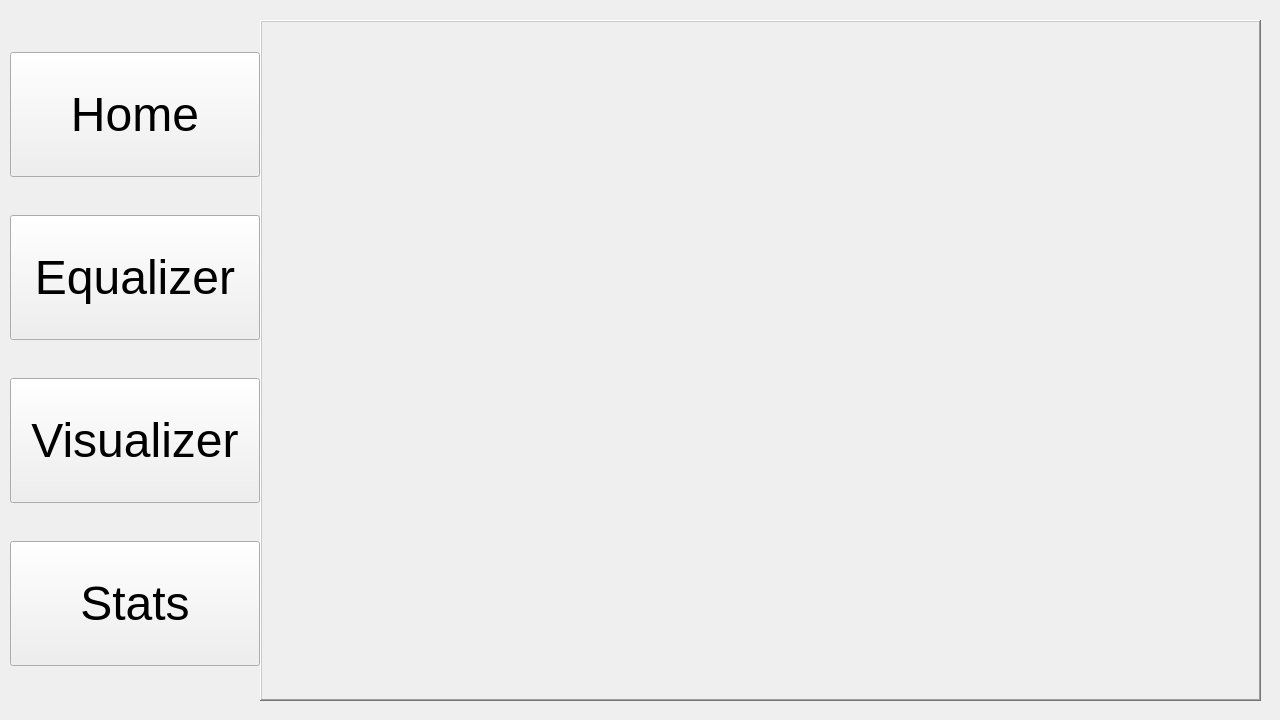
<?xml version="1.0" encoding="UTF-8"?>
<ui version="4.0">
 <class>MainWindow</class>
 <widget class="QMainWindow" name="MainWindow">
  <property name="geometry">
   <rect>
    <x>0</x>
    <y>0</y>
    <width>1280</width>
    <height>720</height>
   </rect>
  </property>
  <property name="palette">
   <palette>
    <active>
     <colorrole role="WindowText">
      <brush brushstyle="SolidPattern">
       <color alpha="255">
        <red>0</red>
        <green>0</green>
        <blue>0</blue>
       </color>
      </brush>
     </colorrole>
     <colorrole role="Button">
      <brush brushstyle="SolidPattern">
       <color alpha="255">
        <red>154</red>
        <green>153</green>
        <blue>150</blue>
       </color>
      </brush>
     </colorrole>
     <colorrole role="Light">
      <brush brushstyle="SolidPattern">
       <color alpha="255">
        <red>231</red>
        <green>230</green>
        <blue>225</blue>
       </color>
      </brush>
     </colorrole>
     <colorrole role="Midlight">
      <brush brushstyle="SolidPattern">
       <color alpha="255">
        <red>192</red>
        <green>191</green>
        <blue>187</blue>
       </color>
      </brush>
     </colorrole>
     <colorrole role="Dark">
      <brush brushstyle="SolidPattern">
       <color alpha="255">
        <red>77</red>
        <green>77</green>
        <blue>75</blue>
       </color>
      </brush>
     </colorrole>
     <colorrole role="Mid">
      <brush brushstyle="SolidPattern">
       <color alpha="255">
        <red>103</red>
        <green>102</green>
        <blue>100</blue>
       </color>
      </brush>
     </colorrole>
     <colorrole role="Text">
      <brush brushstyle="SolidPattern">
       <color alpha="255">
        <red>0</red>
        <green>0</green>
        <blue>0</blue>
       </color>
      </brush>
     </colorrole>
     <colorrole role="BrightText">
      <brush brushstyle="SolidPattern">
       <color alpha="255">
        <red>255</red>
        <green>255</green>
        <blue>255</blue>
       </color>
      </brush>
     </colorrole>
     <colorrole role="ButtonText">
      <brush brushstyle="SolidPattern">
       <color alpha="255">
        <red>0</red>
        <green>0</green>
        <blue>0</blue>
       </color>
      </brush>
     </colorrole>
     <colorrole role="Base">
      <brush brushstyle="SolidPattern">
       <color alpha="255">
        <red>255</red>
        <green>255</green>
        <blue>255</blue>
       </color>
      </brush>
     </colorrole>
     <colorrole role="Window">
      <brush brushstyle="SolidPattern">
       <color alpha="255">
        <red>154</red>
        <green>153</green>
        <blue>150</blue>
       </color>
      </brush>
     </colorrole>
     <colorrole role="Shadow">
      <brush brushstyle="SolidPattern">
       <color alpha="255">
        <red>0</red>
        <green>0</green>
        <blue>0</blue>
       </color>
      </brush>
     </colorrole>
     <colorrole role="AlternateBase">
      <brush brushstyle="SolidPattern">
       <color alpha="255">
        <red>204</red>
        <green>204</green>
        <blue>202</blue>
       </color>
      </brush>
     </colorrole>
     <colorrole role="ToolTipBase">
      <brush brushstyle="SolidPattern">
       <color alpha="255">
        <red>255</red>
        <green>255</green>
        <blue>220</blue>
       </color>
      </brush>
     </colorrole>
     <colorrole role="ToolTipText">
      <brush brushstyle="SolidPattern">
       <color alpha="255">
        <red>0</red>
        <green>0</green>
        <blue>0</blue>
       </color>
      </brush>
     </colorrole>
     <colorrole role="PlaceholderText">
      <brush brushstyle="SolidPattern">
       <color alpha="127">
        <red>0</red>
        <green>0</green>
        <blue>0</blue>
       </color>
      </brush>
     </colorrole>
    </active>
    <inactive>
     <colorrole role="WindowText">
      <brush brushstyle="SolidPattern">
       <color alpha="255">
        <red>0</red>
        <green>0</green>
        <blue>0</blue>
       </color>
      </brush>
     </colorrole>
     <colorrole role="Button">
      <brush brushstyle="SolidPattern">
       <color alpha="255">
        <red>239</red>
        <green>239</green>
        <blue>239</blue>
       </color>
      </brush>
     </colorrole>
     <colorrole role="Light">
      <brush brushstyle="SolidPattern">
       <color alpha="255">
        <red>255</red>
        <green>255</green>
        <blue>255</blue>
       </color>
      </brush>
     </colorrole>
     <colorrole role="Midlight">
      <brush brushstyle="SolidPattern">
       <color alpha="255">
        <red>202</red>
        <green>202</green>
        <blue>202</blue>
       </color>
      </brush>
     </colorrole>
     <colorrole role="Dark">
      <brush brushstyle="SolidPattern">
       <color alpha="255">
        <red>159</red>
        <green>159</green>
        <blue>159</blue>
       </color>
      </brush>
     </colorrole>
     <colorrole role="Mid">
      <brush brushstyle="SolidPattern">
       <color alpha="255">
        <red>184</red>
        <green>184</green>
        <blue>184</blue>
       </color>
      </brush>
     </colorrole>
     <colorrole role="Text">
      <brush brushstyle="SolidPattern">
       <color alpha="255">
        <red>0</red>
        <green>0</green>
        <blue>0</blue>
       </color>
      </brush>
     </colorrole>
     <colorrole role="BrightText">
      <brush brushstyle="SolidPattern">
       <color alpha="255">
        <red>255</red>
        <green>255</green>
        <blue>255</blue>
       </color>
      </brush>
     </colorrole>
     <colorrole role="ButtonText">
      <brush brushstyle="SolidPattern">
       <color alpha="255">
        <red>0</red>
        <green>0</green>
        <blue>0</blue>
       </color>
      </brush>
     </colorrole>
     <colorrole role="Base">
      <brush brushstyle="SolidPattern">
       <color alpha="255">
        <red>255</red>
        <green>255</green>
        <blue>255</blue>
       </color>
      </brush>
     </colorrole>
     <colorrole role="Window">
      <brush brushstyle="SolidPattern">
       <color alpha="255">
        <red>239</red>
        <green>239</green>
        <blue>239</blue>
       </color>
      </brush>
     </colorrole>
     <colorrole role="Shadow">
      <brush brushstyle="SolidPattern">
       <color alpha="255">
        <red>118</red>
        <green>118</green>
        <blue>118</blue>
       </color>
      </brush>
     </colorrole>
     <colorrole role="AlternateBase">
      <brush brushstyle="SolidPattern">
       <color alpha="255">
        <red>247</red>
        <green>247</green>
        <blue>247</blue>
       </color>
      </brush>
     </colorrole>
     <colorrole role="ToolTipBase">
      <brush brushstyle="SolidPattern">
       <color alpha="255">
        <red>255</red>
        <green>255</green>
        <blue>220</blue>
       </color>
      </brush>
     </colorrole>
     <colorrole role="ToolTipText">
      <brush brushstyle="SolidPattern">
       <color alpha="255">
        <red>0</red>
        <green>0</green>
        <blue>0</blue>
       </color>
      </brush>
     </colorrole>
     <colorrole role="PlaceholderText">
      <brush brushstyle="SolidPattern">
       <color alpha="128">
        <red>0</red>
        <green>0</green>
        <blue>0</blue>
       </color>
      </brush>
     </colorrole>
    </inactive>
    <disabled>
     <colorrole role="WindowText">
      <brush brushstyle="SolidPattern">
       <color alpha="255">
        <red>77</red>
        <green>77</green>
        <blue>75</blue>
       </color>
      </brush>
     </colorrole>
     <colorrole role="Button">
      <brush brushstyle="SolidPattern">
       <color alpha="255">
        <red>154</red>
        <green>153</green>
        <blue>150</blue>
       </color>
      </brush>
     </colorrole>
     <colorrole role="Light">
      <brush brushstyle="SolidPattern">
       <color alpha="255">
        <red>231</red>
        <green>230</green>
        <blue>225</blue>
       </color>
      </brush>
     </colorrole>
     <colorrole role="Midlight">
      <brush brushstyle="SolidPattern">
       <color alpha="255">
        <red>192</red>
        <green>191</green>
        <blue>187</blue>
       </color>
      </brush>
     </colorrole>
     <colorrole role="Dark">
      <brush brushstyle="SolidPattern">
       <color alpha="255">
        <red>77</red>
        <green>77</green>
        <blue>75</blue>
       </color>
      </brush>
     </colorrole>
     <colorrole role="Mid">
      <brush brushstyle="SolidPattern">
       <color alpha="255">
        <red>103</red>
        <green>102</green>
        <blue>100</blue>
       </color>
      </brush>
     </colorrole>
     <colorrole role="Text">
      <brush brushstyle="SolidPattern">
       <color alpha="255">
        <red>77</red>
        <green>77</green>
        <blue>75</blue>
       </color>
      </brush>
     </colorrole>
     <colorrole role="BrightText">
      <brush brushstyle="SolidPattern">
       <color alpha="255">
        <red>255</red>
        <green>255</green>
        <blue>255</blue>
       </color>
      </brush>
     </colorrole>
     <colorrole role="ButtonText">
      <brush brushstyle="SolidPattern">
       <color alpha="255">
        <red>77</red>
        <green>77</green>
        <blue>75</blue>
       </color>
      </brush>
     </colorrole>
     <colorrole role="Base">
      <brush brushstyle="SolidPattern">
       <color alpha="255">
        <red>154</red>
        <green>153</green>
        <blue>150</blue>
       </color>
      </brush>
     </colorrole>
     <colorrole role="Window">
      <brush brushstyle="SolidPattern">
       <color alpha="255">
        <red>154</red>
        <green>153</green>
        <blue>150</blue>
       </color>
      </brush>
     </colorrole>
     <colorrole role="Shadow">
      <brush brushstyle="SolidPattern">
       <color alpha="255">
        <red>177</red>
        <green>177</green>
        <blue>177</blue>
       </color>
      </brush>
     </colorrole>
     <colorrole role="AlternateBase">
      <brush brushstyle="SolidPattern">
       <color alpha="255">
        <red>247</red>
        <green>247</green>
        <blue>247</blue>
       </color>
      </brush>
     </colorrole>
     <colorrole role="ToolTipBase">
      <brush brushstyle="SolidPattern">
       <color alpha="255">
        <red>255</red>
        <green>255</green>
        <blue>220</blue>
       </color>
      </brush>
     </colorrole>
     <colorrole role="ToolTipText">
      <brush brushstyle="SolidPattern">
       <color alpha="255">
        <red>0</red>
        <green>0</green>
        <blue>0</blue>
       </color>
      </brush>
     </colorrole>
     <colorrole role="PlaceholderText">
      <brush brushstyle="SolidPattern">
       <color alpha="128">
        <red>0</red>
        <green>0</green>
        <blue>0</blue>
       </color>
      </brush>
     </colorrole>
    </disabled>
   </palette>
  </property>
  <property name="windowTitle">
   <string>BadMouth</string>
  </property>
  <property name="animated">
   <bool>false</bool>
  </property>
  <widget class="QWidget" name="centralwidget">
   <widget class="QWidget" name="verticalLayoutWidget">
    <property name="geometry">
     <rect>
      <x>10</x>
      <y>20</y>
      <width>268</width>
      <height>681</height>
     </rect>
    </property>
    <layout class="QVBoxLayout" name="verticalLayout_buttons">
     <item>
      <widget class="QPushButton" name="pushButton_home">
       <property name="sizePolicy">
        <sizepolicy hsizetype="Minimum" vsizetype="Minimum">
         <horstretch>0</horstretch>
         <verstretch>0</verstretch>
        </sizepolicy>
       </property>
       <property name="maximumSize">
        <size>
         <width>250</width>
         <height>125</height>
        </size>
       </property>
       <property name="baseSize">
        <size>
         <width>0</width>
         <height>0</height>
        </size>
       </property>
       <property name="font">
        <font>
         <family>Ubuntu</family>
         <pointsize>36</pointsize>
         <bold>false</bold>
         <stylestrategy>PreferDefault</stylestrategy>
         <kerning>true</kerning>
        </font>
       </property>
       <property name="autoFillBackground">
        <bool>false</bool>
       </property>
       <property name="text">
        <string>Home</string>
       </property>
       <property name="default">
        <bool>false</bool>
       </property>
      </widget>
     </item>
     <item>
      <widget class="QPushButton" name="pushButton_eq">
       <property name="sizePolicy">
        <sizepolicy hsizetype="Minimum" vsizetype="Minimum">
         <horstretch>0</horstretch>
         <verstretch>0</verstretch>
        </sizepolicy>
       </property>
       <property name="maximumSize">
        <size>
         <width>250</width>
         <height>125</height>
        </size>
       </property>
       <property name="baseSize">
        <size>
         <width>0</width>
         <height>0</height>
        </size>
       </property>
       <property name="font">
        <font>
         <family>Ubuntu</family>
         <pointsize>36</pointsize>
         <bold>false</bold>
         <stylestrategy>PreferDefault</stylestrategy>
         <kerning>true</kerning>
        </font>
       </property>
       <property name="autoFillBackground">
        <bool>false</bool>
       </property>
       <property name="text">
        <string>Equalizer</string>
       </property>
      </widget>
     </item>
     <item>
      <widget class="QPushButton" name="pushButton_vis">
       <property name="sizePolicy">
        <sizepolicy hsizetype="Minimum" vsizetype="Minimum">
         <horstretch>0</horstretch>
         <verstretch>0</verstretch>
        </sizepolicy>
       </property>
       <property name="maximumSize">
        <size>
         <width>250</width>
         <height>125</height>
        </size>
       </property>
       <property name="baseSize">
        <size>
         <width>0</width>
         <height>0</height>
        </size>
       </property>
       <property name="font">
        <font>
         <family>Ubuntu</family>
         <pointsize>36</pointsize>
         <bold>false</bold>
         <stylestrategy>PreferDefault</stylestrategy>
         <kerning>true</kerning>
        </font>
       </property>
       <property name="autoFillBackground">
        <bool>false</bool>
       </property>
       <property name="text">
        <string>Visualizer</string>
       </property>
      </widget>
     </item>
     <item>
      <widget class="QPushButton" name="pushButton_stats">
       <property name="sizePolicy">
        <sizepolicy hsizetype="Minimum" vsizetype="Minimum">
         <horstretch>0</horstretch>
         <verstretch>0</verstretch>
        </sizepolicy>
       </property>
       <property name="maximumSize">
        <size>
         <width>250</width>
         <height>125</height>
        </size>
       </property>
       <property name="baseSize">
        <size>
         <width>0</width>
         <height>0</height>
        </size>
       </property>
       <property name="font">
        <font>
         <family>Ubuntu</family>
         <pointsize>36</pointsize>
         <bold>false</bold>
         <stylestrategy>PreferDefault</stylestrategy>
         <kerning>true</kerning>
        </font>
       </property>
       <property name="autoFillBackground">
        <bool>false</bool>
       </property>
       <property name="text">
        <string>Stats</string>
       </property>
      </widget>
     </item>
    </layout>
   </widget>
   <widget class="QFrame" name="frame_content">
    <property name="geometry">
     <rect>
      <x>260</x>
      <y>20</y>
      <width>1001</width>
      <height>681</height>
     </rect>
    </property>
    <property name="palette">
     <palette>
      <active>
       <colorrole role="WindowText">
        <brush brushstyle="SolidPattern">
         <color alpha="255">
          <red>0</red>
          <green>0</green>
          <blue>0</blue>
         </color>
        </brush>
       </colorrole>
       <colorrole role="Button">
        <brush brushstyle="SolidPattern">
         <color alpha="255">
          <red>154</red>
          <green>153</green>
          <blue>150</blue>
         </color>
        </brush>
       </colorrole>
       <colorrole role="Light">
        <brush brushstyle="SolidPattern">
         <color alpha="255">
          <red>231</red>
          <green>230</green>
          <blue>225</blue>
         </color>
        </brush>
       </colorrole>
       <colorrole role="Midlight">
        <brush brushstyle="SolidPattern">
         <color alpha="255">
          <red>192</red>
          <green>191</green>
          <blue>187</blue>
         </color>
        </brush>
       </colorrole>
       <colorrole role="Dark">
        <brush brushstyle="SolidPattern">
         <color alpha="255">
          <red>77</red>
          <green>77</green>
          <blue>75</blue>
         </color>
        </brush>
       </colorrole>
       <colorrole role="Mid">
        <brush brushstyle="SolidPattern">
         <color alpha="255">
          <red>103</red>
          <green>102</green>
          <blue>100</blue>
         </color>
        </brush>
       </colorrole>
       <colorrole role="Text">
        <brush brushstyle="SolidPattern">
         <color alpha="255">
          <red>0</red>
          <green>0</green>
          <blue>0</blue>
         </color>
        </brush>
       </colorrole>
       <colorrole role="BrightText">
        <brush brushstyle="SolidPattern">
         <color alpha="255">
          <red>255</red>
          <green>255</green>
          <blue>255</blue>
         </color>
        </brush>
       </colorrole>
       <colorrole role="ButtonText">
        <brush brushstyle="SolidPattern">
         <color alpha="255">
          <red>0</red>
          <green>0</green>
          <blue>0</blue>
         </color>
        </brush>
       </colorrole>
       <colorrole role="Base">
        <brush brushstyle="SolidPattern">
         <color alpha="255">
          <red>255</red>
          <green>255</green>
          <blue>255</blue>
         </color>
        </brush>
       </colorrole>
       <colorrole role="Window">
        <brush brushstyle="SolidPattern">
         <color alpha="255">
          <red>154</red>
          <green>153</green>
          <blue>150</blue>
         </color>
        </brush>
       </colorrole>
       <colorrole role="Shadow">
        <brush brushstyle="SolidPattern">
         <color alpha="255">
          <red>0</red>
          <green>0</green>
          <blue>0</blue>
         </color>
        </brush>
       </colorrole>
       <colorrole role="AlternateBase">
        <brush brushstyle="SolidPattern">
         <color alpha="255">
          <red>204</red>
          <green>204</green>
          <blue>202</blue>
         </color>
        </brush>
       </colorrole>
       <colorrole role="ToolTipBase">
        <brush brushstyle="SolidPattern">
         <color alpha="255">
          <red>255</red>
          <green>255</green>
          <blue>220</blue>
         </color>
        </brush>
       </colorrole>
       <colorrole role="ToolTipText">
        <brush brushstyle="SolidPattern">
         <color alpha="255">
          <red>0</red>
          <green>0</green>
          <blue>0</blue>
         </color>
        </brush>
       </colorrole>
       <colorrole role="PlaceholderText">
        <brush brushstyle="SolidPattern">
         <color alpha="127">
          <red>0</red>
          <green>0</green>
          <blue>0</blue>
         </color>
        </brush>
       </colorrole>
      </active>
      <inactive>
       <colorrole role="WindowText">
        <brush brushstyle="SolidPattern">
         <color alpha="255">
          <red>0</red>
          <green>0</green>
          <blue>0</blue>
         </color>
        </brush>
       </colorrole>
       <colorrole role="Button">
        <brush brushstyle="SolidPattern">
         <color alpha="255">
          <red>239</red>
          <green>239</green>
          <blue>239</blue>
         </color>
        </brush>
       </colorrole>
       <colorrole role="Light">
        <brush brushstyle="SolidPattern">
         <color alpha="255">
          <red>255</red>
          <green>255</green>
          <blue>255</blue>
         </color>
        </brush>
       </colorrole>
       <colorrole role="Midlight">
        <brush brushstyle="SolidPattern">
         <color alpha="255">
          <red>202</red>
          <green>202</green>
          <blue>202</blue>
         </color>
        </brush>
       </colorrole>
       <colorrole role="Dark">
        <brush brushstyle="SolidPattern">
         <color alpha="255">
          <red>159</red>
          <green>159</green>
          <blue>159</blue>
         </color>
        </brush>
       </colorrole>
       <colorrole role="Mid">
        <brush brushstyle="SolidPattern">
         <color alpha="255">
          <red>184</red>
          <green>184</green>
          <blue>184</blue>
         </color>
        </brush>
       </colorrole>
       <colorrole role="Text">
        <brush brushstyle="SolidPattern">
         <color alpha="255">
          <red>0</red>
          <green>0</green>
          <blue>0</blue>
         </color>
        </brush>
       </colorrole>
       <colorrole role="BrightText">
        <brush brushstyle="SolidPattern">
         <color alpha="255">
          <red>255</red>
          <green>255</green>
          <blue>255</blue>
         </color>
        </brush>
       </colorrole>
       <colorrole role="ButtonText">
        <brush brushstyle="SolidPattern">
         <color alpha="255">
          <red>0</red>
          <green>0</green>
          <blue>0</blue>
         </color>
        </brush>
       </colorrole>
       <colorrole role="Base">
        <brush brushstyle="SolidPattern">
         <color alpha="255">
          <red>255</red>
          <green>255</green>
          <blue>255</blue>
         </color>
        </brush>
       </colorrole>
       <colorrole role="Window">
        <brush brushstyle="SolidPattern">
         <color alpha="255">
          <red>239</red>
          <green>239</green>
          <blue>239</blue>
         </color>
        </brush>
       </colorrole>
       <colorrole role="Shadow">
        <brush brushstyle="SolidPattern">
         <color alpha="255">
          <red>118</red>
          <green>118</green>
          <blue>118</blue>
         </color>
        </brush>
       </colorrole>
       <colorrole role="AlternateBase">
        <brush brushstyle="SolidPattern">
         <color alpha="255">
          <red>247</red>
          <green>247</green>
          <blue>247</blue>
         </color>
        </brush>
       </colorrole>
       <colorrole role="ToolTipBase">
        <brush brushstyle="SolidPattern">
         <color alpha="255">
          <red>255</red>
          <green>255</green>
          <blue>220</blue>
         </color>
        </brush>
       </colorrole>
       <colorrole role="ToolTipText">
        <brush brushstyle="SolidPattern">
         <color alpha="255">
          <red>0</red>
          <green>0</green>
          <blue>0</blue>
         </color>
        </brush>
       </colorrole>
       <colorrole role="PlaceholderText">
        <brush brushstyle="SolidPattern">
         <color alpha="128">
          <red>0</red>
          <green>0</green>
          <blue>0</blue>
         </color>
        </brush>
       </colorrole>
      </inactive>
      <disabled>
       <colorrole role="WindowText">
        <brush brushstyle="SolidPattern">
         <color alpha="255">
          <red>77</red>
          <green>77</green>
          <blue>75</blue>
         </color>
        </brush>
       </colorrole>
       <colorrole role="Button">
        <brush brushstyle="SolidPattern">
         <color alpha="255">
          <red>154</red>
          <green>153</green>
          <blue>150</blue>
         </color>
        </brush>
       </colorrole>
       <colorrole role="Light">
        <brush brushstyle="SolidPattern">
         <color alpha="255">
          <red>231</red>
          <green>230</green>
          <blue>225</blue>
         </color>
        </brush>
       </colorrole>
       <colorrole role="Midlight">
        <brush brushstyle="SolidPattern">
         <color alpha="255">
          <red>192</red>
          <green>191</green>
          <blue>187</blue>
         </color>
        </brush>
       </colorrole>
       <colorrole role="Dark">
        <brush brushstyle="SolidPattern">
         <color alpha="255">
          <red>77</red>
          <green>77</green>
          <blue>75</blue>
         </color>
        </brush>
       </colorrole>
       <colorrole role="Mid">
        <brush brushstyle="SolidPattern">
         <color alpha="255">
          <red>103</red>
          <green>102</green>
          <blue>100</blue>
         </color>
        </brush>
       </colorrole>
       <colorrole role="Text">
        <brush brushstyle="SolidPattern">
         <color alpha="255">
          <red>77</red>
          <green>77</green>
          <blue>75</blue>
         </color>
        </brush>
       </colorrole>
       <colorrole role="BrightText">
        <brush brushstyle="SolidPattern">
         <color alpha="255">
          <red>255</red>
          <green>255</green>
          <blue>255</blue>
         </color>
        </brush>
       </colorrole>
       <colorrole role="ButtonText">
        <brush brushstyle="SolidPattern">
         <color alpha="255">
          <red>77</red>
          <green>77</green>
          <blue>75</blue>
         </color>
        </brush>
       </colorrole>
       <colorrole role="Base">
        <brush brushstyle="SolidPattern">
         <color alpha="255">
          <red>154</red>
          <green>153</green>
          <blue>150</blue>
         </color>
        </brush>
       </colorrole>
       <colorrole role="Window">
        <brush brushstyle="SolidPattern">
         <color alpha="255">
          <red>154</red>
          <green>153</green>
          <blue>150</blue>
         </color>
        </brush>
       </colorrole>
       <colorrole role="Shadow">
        <brush brushstyle="SolidPattern">
         <color alpha="255">
          <red>177</red>
          <green>177</green>
          <blue>177</blue>
         </color>
        </brush>
       </colorrole>
       <colorrole role="AlternateBase">
        <brush brushstyle="SolidPattern">
         <color alpha="255">
          <red>247</red>
          <green>247</green>
          <blue>247</blue>
         </color>
        </brush>
       </colorrole>
       <colorrole role="ToolTipBase">
        <brush brushstyle="SolidPattern">
         <color alpha="255">
          <red>255</red>
          <green>255</green>
          <blue>220</blue>
         </color>
        </brush>
       </colorrole>
       <colorrole role="ToolTipText">
        <brush brushstyle="SolidPattern">
         <color alpha="255">
          <red>0</red>
          <green>0</green>
          <blue>0</blue>
         </color>
        </brush>
       </colorrole>
       <colorrole role="PlaceholderText">
        <brush brushstyle="SolidPattern">
         <color alpha="128">
          <red>0</red>
          <green>0</green>
          <blue>0</blue>
         </color>
        </brush>
       </colorrole>
      </disabled>
     </palette>
    </property>
    <property name="font">
     <font>
      <pointsize>10</pointsize>
     </font>
    </property>
    <property name="autoFillBackground">
     <bool>false</bool>
    </property>
    <property name="frameShape">
     <enum>QFrame::WinPanel</enum>
    </property>
    <property name="frameShadow">
     <enum>QFrame::Raised</enum>
    </property>
    <property name="lineWidth">
     <number>0</number>
    </property>
    <property name="midLineWidth">
     <number>0</number>
    </property>
    <widget class="QStackedWidget" name="stackedWidget_content">
     <property name="geometry">
      <rect>
       <x>1</x>
       <y>1</y>
       <width>999</width>
       <height>679</height>
      </rect>
     </property>
     <property name="currentIndex">
      <number>0</number>
     </property>
     <property name="" stdset="0">
      <number>0</number>
     </property>
     <widget class="QWidget" name="page_home">
      <widget class="QLabel" name="Duck">
       <property name="geometry">
        <rect>
         <x>140</x>
         <y>0</y>
         <width>771</width>
         <height>681</height>
        </rect>
       </property>
       <property name="text">
        <string/>
       </property>
       <property name="pixmap">
        <pixmap>logooooooooo.png</pixmap>
       </property>
       <property name="scaledContents">
        <bool>true</bool>
       </property>
      </widget>
     </widget>
     <widget class="QWidget" name="page_eq">
      <widget class="QWidget" name="horizontalLayoutWidget">
       <property name="geometry">
        <rect>
         <x>20</x>
         <y>120</y>
         <width>961</width>
         <height>261</height>
        </rect>
       </property>
       <layout class="QHBoxLayout" name="horizontalLayout">
        <property name="spacing">
         <number>150</number>
        </property>
        <property name="sizeConstraint">
         <enum>QLayout::SetDefaultConstraint</enum>
        </property>
        <item>
         <widget class="QDial" name="dial_bass">
          <property name="minimum">
           <number>-11</number>
          </property>
          <property name="maximum">
           <number>11</number>
          </property>
          <property name="notchesVisible">
           <bool>true</bool>
          </property>
         </widget>
        </item>
        <item>
         <widget class="QDial" name="dial_mid">
          <property name="minimum">
           <number>-11</number>
          </property>
          <property name="maximum">
           <number>11</number>
          </property>
          <property name="notchesVisible">
           <bool>true</bool>
          </property>
         </widget>
        </item>
        <item>
         <widget class="QDial" name="dial_treb">
          <property name="minimum">
           <number>-11</number>
          </property>
          <property name="maximum">
           <number>11</number>
          </property>
          <property name="notchesVisible">
           <bool>true</bool>
          </property>
         </widget>
        </item>
       </layout>
      </widget>
      <widget class="QWidget" name="horizontalLayoutWidget_2">
       <property name="geometry">
        <rect>
         <x>20</x>
         <y>40</y>
         <width>961</width>
         <height>82</height>
        </rect>
       </property>
       <layout class="QHBoxLayout" name="horizontalLayout_eq_labels">
        <property name="spacing">
         <number>150</number>
        </property>
        <item>
         <widget class="QLabel" name="label_bass">
          <property name="font">
           <font>
            <pointsize>36</pointsize>
           </font>
          </property>
          <property name="text">
           <string>Bass</string>
          </property>
          <property name="alignment">
           <set>Qt::AlignCenter</set>
          </property>
         </widget>
        </item>
        <item>
         <widget class="QLabel" name="label_mid">
          <property name="font">
           <font>
            <pointsize>36</pointsize>
           </font>
          </property>
          <property name="text">
           <string>Mid</string>
          </property>
          <property name="alignment">
           <set>Qt::AlignCenter</set>
          </property>
         </widget>
        </item>
        <item>
         <widget class="QLabel" name="label_treb">
          <property name="font">
           <font>
            <pointsize>36</pointsize>
           </font>
          </property>
          <property name="text">
           <string>Treble</string>
          </property>
          <property name="alignment">
           <set>Qt::AlignCenter</set>
          </property>
         </widget>
        </item>
       </layout>
      </widget>
      <widget class="QWidget" name="horizontalLayoutWidget_3">
       <property name="geometry">
        <rect>
         <x>19</x>
         <y>379</y>
         <width>961</width>
         <height>91</height>
        </rect>
       </property>
       <layout class="QHBoxLayout" name="horizontalLayout_eq_7segs">
        <item>
         <widget class="QLCDNumber" name="lcdNumber_3">
          <property name="frameShadow">
           <enum>QFrame::Sunken</enum>
          </property>
         </widget>
        </item>
        <item>
         <widget class="QLCDNumber" name="lcdNumber_2">
          <property name="frameShadow">
           <enum>QFrame::Sunken</enum>
          </property>
         </widget>
        </item>
        <item>
         <widget class="QLCDNumber" name="lcdNumber">
          <property name="frameShadow">
           <enum>QFrame::Sunken</enum>
          </property>
         </widget>
        </item>
       </layout>
      </widget>
     </widget>
     <widget class="QWidget" name="page_vis">
      <widget class="QWidget" name="gridLayoutWidget">
       <property name="geometry">
        <rect>
         <x>9</x>
         <y>9</y>
         <width>981</width>
         <height>661</height>
        </rect>
       </property>
       <layout class="QGridLayout" name="gridLayout_plot"/>
      </widget>
     </widget>
     <widget class="QWidget" name="page_stats"/>
    </widget>
   </widget>
   <zorder>frame_content</zorder>
   <zorder>verticalLayoutWidget</zorder>
  </widget>
 </widget>
 <resources/>
 <connections>
  <connection>
   <sender>dial_mid</sender>
   <signal>valueChanged(int)</signal>
   <receiver>lcdNumber_2</receiver>
   <slot>display(int)</slot>
   <hints>
    <hint type="sourcelabel">
     <x>701</x>
     <y>240</y>
    </hint>
    <hint type="destinationlabel">
     <x>755</x>
     <y>445</y>
    </hint>
   </hints>
  </connection>
  <connection>
   <sender>dial_bass</sender>
   <signal>valueChanged(int)</signal>
   <receiver>lcdNumber_3</receiver>
   <slot>display(int)</slot>
   <hints>
    <hint type="sourcelabel">
     <x>425</x>
     <y>221</y>
    </hint>
    <hint type="destinationlabel">
     <x>536</x>
     <y>459</y>
    </hint>
   </hints>
  </connection>
  <connection>
   <sender>dial_treb</sender>
   <signal>valueChanged(int)</signal>
   <receiver>lcdNumber</receiver>
   <slot>display(int)</slot>
   <hints>
    <hint type="sourcelabel">
     <x>1102</x>
     <y>214</y>
    </hint>
    <hint type="destinationlabel">
     <x>1130</x>
     <y>461</y>
    </hint>
   </hints>
  </connection>
 </connections>
</ui>
